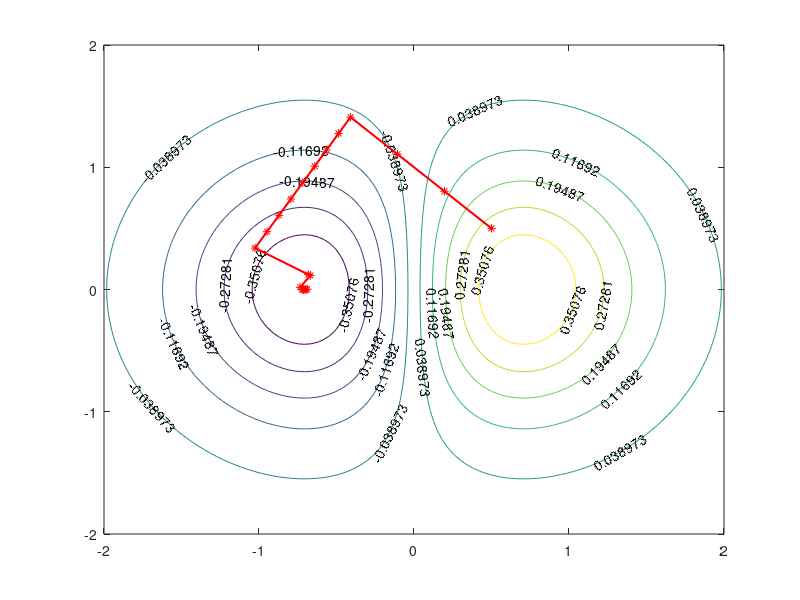
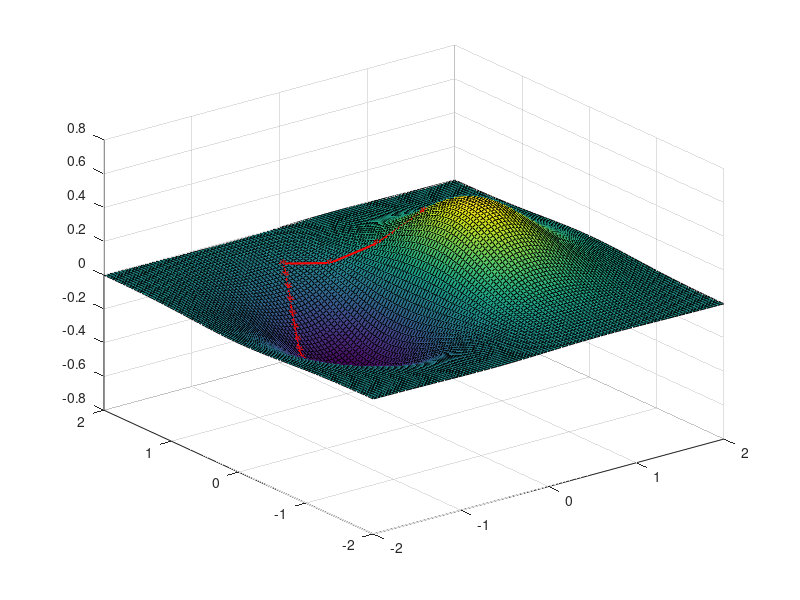

Write the MATLAB code that produced these figures, in order.
%% Use gradient descent to calculate minimum value of function 
x = linspace(-2,2);
y  = x;
[X,Y] = meshgrid(x);
F = X.*exp(-X.^2-Y.^2);
figure
contour(X,Y,F,'ShowText','on');
hold on
xmin = 0.5;
ymin = 0.5;
fmin = xmin*exp(-xmin^2-ymin^2);
xSearchSpace = [xmin];
ySearchSpace = [ymin];
fSearchSpace = [fmin];

for i = 1:10
    SearchCount = 1;
    SearchLength = 1;
    dfdx = (1-2*xmin^2)*exp(-xmin^2-ymin^2);
    dfdy = -2*xmin*ymin*exp(-xmin^2-ymin^2);
    
    while SearchCount <= 10
        xmin_tmp = xmin - SearchLength*dfdx;
        ymin_tmp = ymin - SearchLength*dfdy;
        fmin_tmp = xmin_tmp*exp(-xmin_tmp^2-ymin_tmp^2);
        
        if (fmin_tmp < fmin)
            xmin = xmin_tmp;
            ymin = ymin_tmp;
            fmin = fmin_tmp;
            xSearchSpace = [xSearchSpace,xmin];
            ySearchSpace = [ySearchSpace,ymin];
            fSearchSpace = [fSearchSpace,fmin];
        else 
            SearchLength = SearchLength/3;
        end
        
        SearchCount = SearchCount + 1;   
    end
    
end

%% Visualize the optimization Progress
plot(xSearchSpace,ySearchSpace,'r','LineWidth',1.5)
plot(xSearchSpace,ySearchSpace,'r*')
hold off
figure
surf(X,Y,F);
hold on
plot3(xSearchSpace,ySearchSpace,fSearchSpace,'r','LineWidth',1.5)
plot3(xSearchSpace,ySearchSpace,fSearchSpace,'r*')
